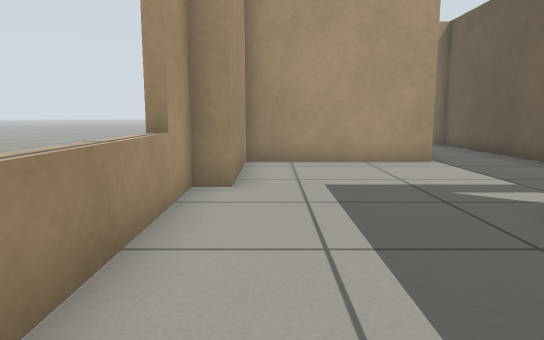
[1] (above)

12 first-person views from a walk through a robot-simulator world made for Gazebo. The camera is 0.62 m above the floor, tilts 8° down and sees 70° across. The floor is counted in squares, 0.5 m on a side. Each view is taken from the middle of a square. On the plan, view 1 faces up. The plan holds only what a view shows up to about 15 squares ahead; the rest is blank.

[2]
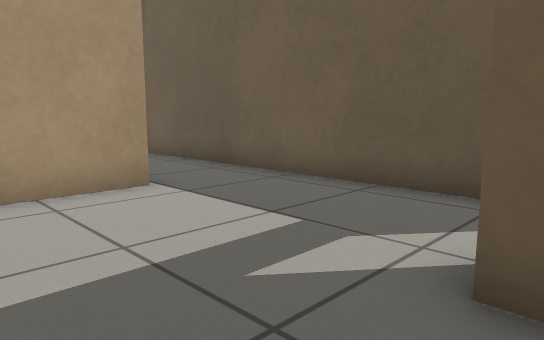

[3]
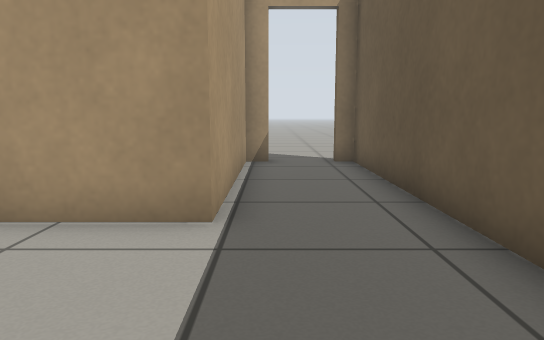

[4]
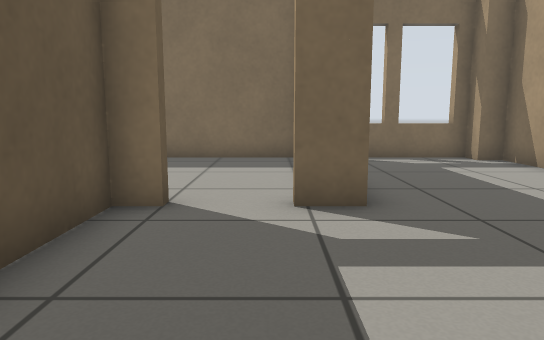

[5]
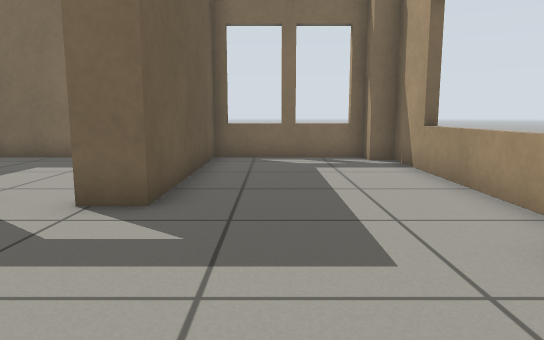

[6]
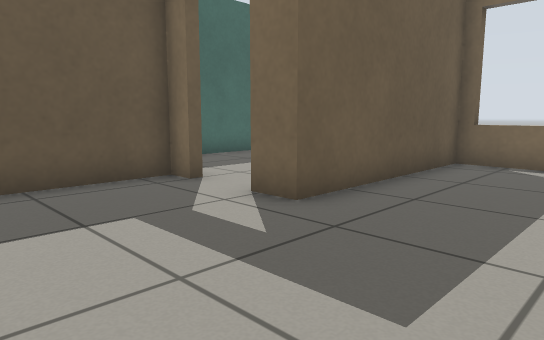

[7]
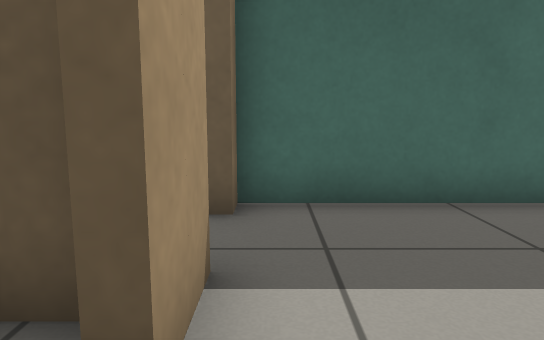

[8]
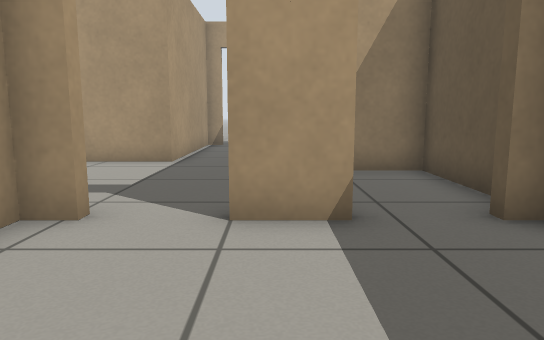

[9]
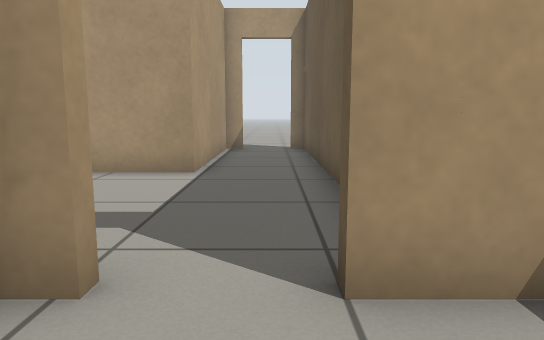

[10]
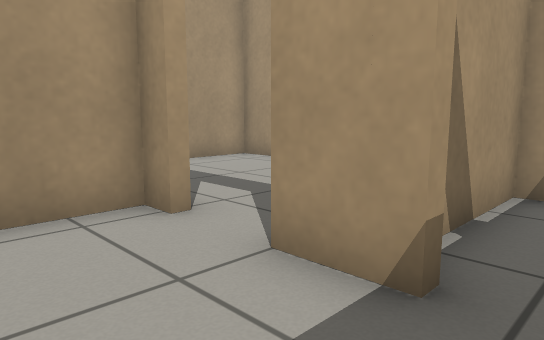

[11]
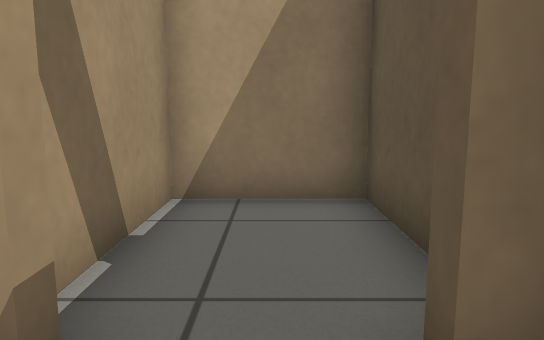

[12]
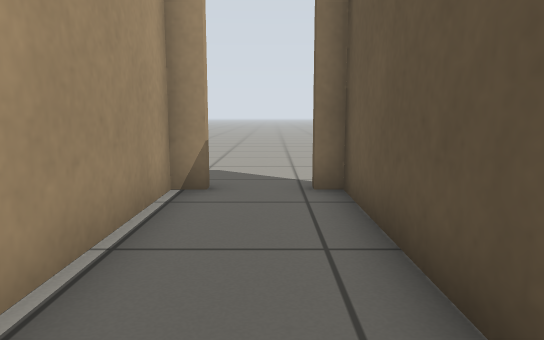

### Floor plan
Points are (right, up) in squares from view 1. A wall is a line through its corners. A room is listed if a view was taken in it or the views show most of it. See-through windows are left out.
Room 1 (views 1, 2, 3, 4, 5, 6, 12)
walls: (7.2, 4.8) (7.2, 16.4); (-0.7, -1.4) (3.7, -1.4) (3.7, 4.8) (4.7, 4.8); (5, 16.4) (4.3, 16.4) (4.3, 10.4) (-0.7, 10.4) (-0.7, 6.7) (-1.4, 6.7) (-1.4, -0.7) (-0.7, -0.7)
ways out: open door at (5.5, 5) to room 2; open door at (5.7, 16.7)
Room 2 (views 7, 8, 9, 10, 11)
walls: (8, 4.5) (6.5, 4.5); (4.7, 4.5) (4, 4.5) (4, 2.7); (10.4, -0.4) (10.4, 4.5); (4.2, -1.4) (10, -1.4)
ways out: open door at (5.5, 5) to room 1; open door at (8.5, 5) to room 3
Room 3 (no view inside)
walls: (10.4, 5.9) (10.4, 8.7) (7.5, 8.7) (7.5, 5.5)
ways out: open door at (8.5, 5) to room 2

Where each view was taken, in squares from view 1:
view 1: 0 up, 0 right, facing up
view 2: 4 up, 1 right, facing up-right
view 3: 6 up, 5 right, facing up
view 4: 10 up, 5 right, facing down
view 5: 10 up, 2 right, facing down
view 6: 9 up, 0 right, facing down-right
view 7: 4 up, 5 right, facing right
view 8: 0 up, 7 right, facing up
view 9: 2 up, 6 right, facing up
view 10: 2 up, 9 right, facing up-left
view 11: 3 up, 9 right, facing up
view 12: 10 up, 6 right, facing up
